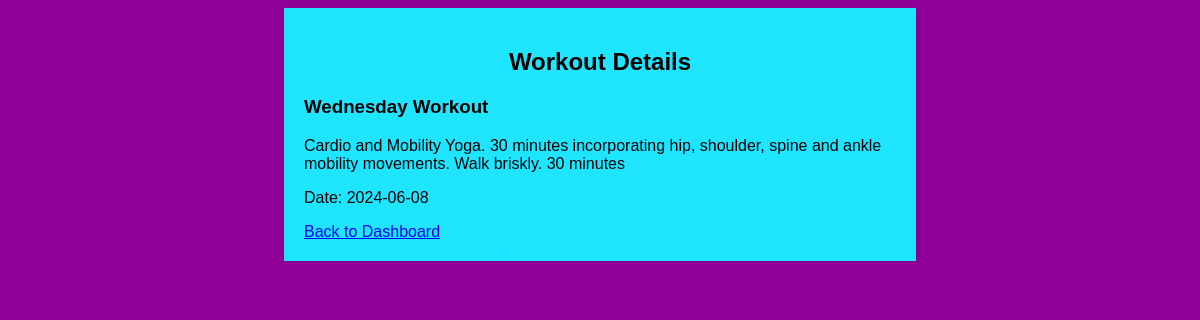
Page /workout-routine-planner/read.php?id=8 (signed in) on the committed database.
### tables this page shows
CREATE TABLE `workouts` (
  `id` int(11) NOT NULL,
  `user_id` int(11) DEFAULT NULL,
  `title` varchar(100) DEFAULT NULL,
  `description` text DEFAULT NULL,
  `date` date DEFAULT NULL
);

### workout-routine-planner/read.php (the view, shortened to what this page needs)
<?php
include 'config.php';
$workout_id = $_GET['id'];
$sql = "SELECT * FROM workouts WHERE id='$workout_id' AND user_id='{$_SESSION['user_id']}'";
$result = $conn->query($sql);
$row = $result->fetch_assoc();
?>
<!DOCTYPE html>
<html>
<head>
    <link rel="stylesheet" type="text/css" href="css/style.css">
</head>
<body>
<div class="container">
    <h2>Workout Details</h2>
    <h3><?php echo $row['title']; ?></h3>
    <p><?php echo $row['description']; ?></p>
    <p>Date: <?php echo $row['date']; ?></p>
    <a href="dashboard.php">Back to Dashboard</a>
</div>
</body>
</html>

### workout-routine-planner/css/style.css (style rules this page uses)
body { font-family: Arial, sans-serif; background-repeat: no-repeat; background-attachment: fixed; background-position: center; background-size: 100%; background-image: linear-gradient( 190deg, hsl(297deg 99% 30%) 0%, hsl(297deg 99% 30%) 35%, hsl(297deg 99% 30%) 68%, hsl(297deg 99% 30%) 100% ); }
.container { width: 50%; margin: 0 auto; background-image: linear-gradient( 190deg, hsl(187deg 100% 56%) 0%, hsl(187deg 100% 56%) 35%, hsl(187deg 100% 56%) 68%, hsl(187deg 100% 56%) 100% ); padding: 20px; box-shadow: 0 0 10px rgba(0, 0, 0, 0.1); }
h2 { text-align: center; }

### rows in the picture
workouts: title "Wednesday Workout", description "Cardio and Mobility Yoga. 30 minutes incorporating hip, shoulder, spine and ankle mobility movements. Walk briskly. 30 minutes", date "2024-06-08"
